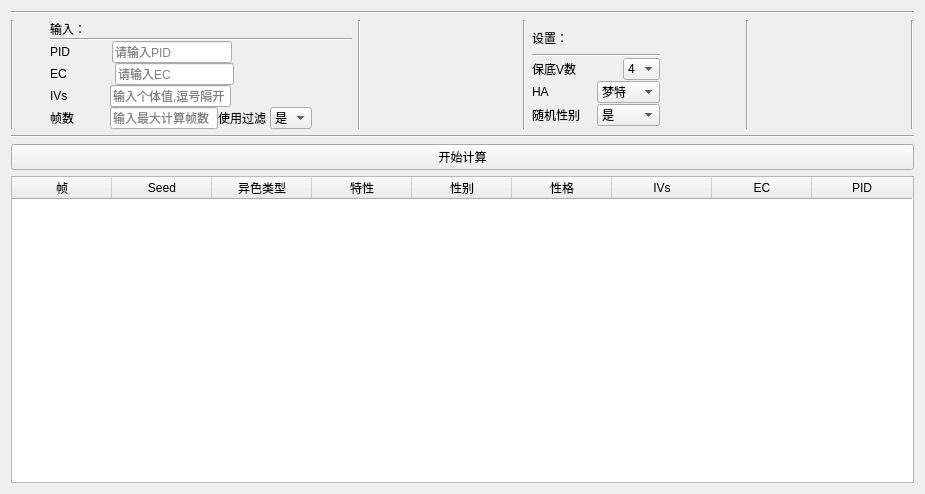
<?xml version="1.0" encoding="UTF-8"?>
<ui version="4.0">
 <class>Form</class>
 <widget class="QWidget" name="Form">
  <property name="geometry">
   <rect>
    <x>0</x>
    <y>0</y>
    <width>925</width>
    <height>494</height>
   </rect>
  </property>
  <property name="windowTitle">
   <string>宝可梦RNG工具v1.0</string>
  </property>
  <layout class="QVBoxLayout" name="verticalLayout_2">
   <item>
    <widget class="Line" name="line_5">
     <property name="orientation">
      <enum>Qt::Horizontal</enum>
     </property>
    </widget>
   </item>
   <item>
    <layout class="QVBoxLayout" name="verticalLayout">
     <item>
      <layout class="QHBoxLayout" name="settingLayout">
       <item>
        <widget class="Line" name="line_6">
         <property name="orientation">
          <enum>Qt::Vertical</enum>
         </property>
        </widget>
       </item>
       <item>
        <spacer name="horizontalSpacer_7">
         <property name="orientation">
          <enum>Qt::Horizontal</enum>
         </property>
         <property name="sizeType">
          <enum>QSizePolicy::Minimum</enum>
         </property>
         <property name="sizeHint" stdset="0">
          <size>
           <width>30</width>
           <height>20</height>
          </size>
         </property>
        </spacer>
       </item>
       <item>
        <layout class="QVBoxLayout" name="input_layer">
         <property name="spacing">
          <number>0</number>
         </property>
         <property name="leftMargin">
          <number>0</number>
         </property>
         <property name="topMargin">
          <number>0</number>
         </property>
         <property name="rightMargin">
          <number>0</number>
         </property>
         <item>
          <widget class="QLabel" name="input_label">
           <property name="text">
            <string>输入：</string>
           </property>
          </widget>
         </item>
         <item>
          <widget class="Line" name="line_8">
           <property name="sizePolicy">
            <sizepolicy hsizetype="Minimum" vsizetype="Fixed">
             <horstretch>3</horstretch>
             <verstretch>0</verstretch>
            </sizepolicy>
           </property>
           <property name="orientation">
            <enum>Qt::Horizontal</enum>
           </property>
          </widget>
         </item>
         <item>
          <layout class="QHBoxLayout" name="in_pid">
           <item>
            <widget class="QLabel" name="pid_label">
             <property name="text">
              <string>PID</string>
             </property>
            </widget>
           </item>
           <item>
            <spacer name="horizontalSpacer_2">
             <property name="orientation">
              <enum>Qt::Horizontal</enum>
             </property>
             <property name="sizeType">
              <enum>QSizePolicy::Minimum</enum>
             </property>
             <property name="sizeHint" stdset="0">
              <size>
               <width>42</width>
               <height>20</height>
              </size>
             </property>
            </spacer>
           </item>
           <item>
            <widget class="QLineEdit" name="pid_edit">
             <property name="placeholderText">
              <string>请输入PID</string>
             </property>
            </widget>
           </item>
           <item>
            <spacer name="horizontalSpacer_8">
             <property name="orientation">
              <enum>Qt::Horizontal</enum>
             </property>
             <property name="sizeHint" stdset="0">
              <size>
               <width>40</width>
               <height>20</height>
              </size>
             </property>
            </spacer>
           </item>
          </layout>
         </item>
         <item>
          <layout class="QHBoxLayout" name="in_ec">
           <item>
            <widget class="QLabel" name="ec_label">
             <property name="text">
              <string>EC</string>
             </property>
            </widget>
           </item>
           <item>
            <spacer name="horizontalSpacer_3">
             <property name="orientation">
              <enum>Qt::Horizontal</enum>
             </property>
             <property name="sizeType">
              <enum>QSizePolicy::Minimum</enum>
             </property>
             <property name="sizeHint" stdset="0">
              <size>
               <width>48</width>
               <height>20</height>
              </size>
             </property>
            </spacer>
           </item>
           <item>
            <widget class="QLineEdit" name="ec_edit">
             <property name="placeholderText">
              <string>请输入EC</string>
             </property>
            </widget>
           </item>
           <item>
            <spacer name="horizontalSpacer_9">
             <property name="orientation">
              <enum>Qt::Horizontal</enum>
             </property>
             <property name="sizeHint" stdset="0">
              <size>
               <width>40</width>
               <height>20</height>
              </size>
             </property>
            </spacer>
           </item>
          </layout>
         </item>
         <item>
          <layout class="QHBoxLayout" name="in_ivs">
           <item>
            <widget class="QLabel" name="ivs_label">
             <property name="text">
              <string>IVs</string>
             </property>
            </widget>
           </item>
           <item>
            <spacer name="horizontalSpacer_4">
             <property name="orientation">
              <enum>Qt::Horizontal</enum>
             </property>
             <property name="sizeType">
              <enum>QSizePolicy::Minimum</enum>
             </property>
             <property name="sizeHint" stdset="0">
              <size>
               <width>42</width>
               <height>20</height>
              </size>
             </property>
            </spacer>
           </item>
           <item>
            <widget class="QLineEdit" name="ivs_edit">
             <property name="placeholderText">
              <string>输入个体值,逗号隔开</string>
             </property>
            </widget>
           </item>
           <item>
            <spacer name="horizontalSpacer_10">
             <property name="orientation">
              <enum>Qt::Horizontal</enum>
             </property>
             <property name="sizeHint" stdset="0">
              <size>
               <width>40</width>
               <height>20</height>
              </size>
             </property>
            </spacer>
           </item>
          </layout>
         </item>
         <item>
          <layout class="QHBoxLayout" name="in_maxresultsandfilter">
           <item>
            <widget class="QLabel" name="maxresults_label">
             <property name="text">
              <string>帧数</string>
             </property>
            </widget>
           </item>
           <item>
            <spacer name="horizontalSpacer_5">
             <property name="orientation">
              <enum>Qt::Horizontal</enum>
             </property>
             <property name="sizeType">
              <enum>QSizePolicy::Minimum</enum>
             </property>
             <property name="sizeHint" stdset="0">
              <size>
               <width>36</width>
               <height>20</height>
              </size>
             </property>
            </spacer>
           </item>
           <item>
            <widget class="QLineEdit" name="maxresult_edit">
             <property name="placeholderText">
              <string>输入最大计算帧数</string>
             </property>
            </widget>
           </item>
           <item>
            <layout class="QHBoxLayout" name="usefilter">
             <item>
              <widget class="QLabel" name="filter_label">
               <property name="text">
                <string>使用过滤 </string>
               </property>
              </widget>
             </item>
             <item>
              <widget class="QComboBox" name="usefilter_box">
               <item>
                <property name="text">
                 <string>是</string>
                </property>
               </item>
               <item>
                <property name="text">
                 <string>否</string>
                </property>
               </item>
              </widget>
             </item>
             <item>
              <spacer name="horizontalSpacer_11">
               <property name="orientation">
                <enum>Qt::Horizontal</enum>
               </property>
               <property name="sizeHint" stdset="0">
                <size>
                 <width>40</width>
                 <height>20</height>
                </size>
               </property>
              </spacer>
             </item>
            </layout>
           </item>
          </layout>
         </item>
        </layout>
       </item>
       <item>
        <widget class="Line" name="line_2">
         <property name="orientation">
          <enum>Qt::Vertical</enum>
         </property>
        </widget>
       </item>
       <item>
        <spacer name="horizontalSpacer">
         <property name="orientation">
          <enum>Qt::Horizontal</enum>
         </property>
         <property name="sizeType">
          <enum>QSizePolicy::Expanding</enum>
         </property>
         <property name="sizeHint" stdset="0">
          <size>
           <width>40</width>
           <height>20</height>
          </size>
         </property>
        </spacer>
       </item>
       <item>
        <widget class="Line" name="line_3">
         <property name="orientation">
          <enum>Qt::Vertical</enum>
         </property>
        </widget>
       </item>
       <item>
        <layout class="QVBoxLayout" name="setting_layer">
         <property name="spacing">
          <number>1</number>
         </property>
         <property name="leftMargin">
          <number>0</number>
         </property>
         <property name="topMargin">
          <number>2</number>
         </property>
         <property name="rightMargin">
          <number>80</number>
         </property>
         <property name="bottomMargin">
          <number>3</number>
         </property>
         <item>
          <widget class="QLabel" name="setting_label">
           <property name="sizePolicy">
            <sizepolicy hsizetype="Preferred" vsizetype="Preferred">
             <horstretch>0</horstretch>
             <verstretch>0</verstretch>
            </sizepolicy>
           </property>
           <property name="text">
            <string>设置：</string>
           </property>
          </widget>
         </item>
         <item>
          <widget class="Line" name="line_9">
           <property name="orientation">
            <enum>Qt::Horizontal</enum>
           </property>
          </widget>
         </item>
         <item>
          <layout class="QHBoxLayout" name="flawlessiv">
           <item>
            <widget class="QLabel" name="flawlessiv_label">
             <property name="text">
              <string>保底V数</string>
             </property>
            </widget>
           </item>
           <item>
            <spacer name="horizontalSpacer_12">
             <property name="orientation">
              <enum>Qt::Horizontal</enum>
             </property>
             <property name="sizeHint" stdset="0">
              <size>
               <width>46</width>
               <height>20</height>
              </size>
             </property>
            </spacer>
           </item>
           <item>
            <widget class="QComboBox" name="flawlessiv_Box">
             <property name="enabled">
              <bool>true</bool>
             </property>
             <item>
              <property name="text">
               <string>4</string>
              </property>
             </item>
             <item>
              <property name="text">
               <string>5</string>
              </property>
             </item>
            </widget>
           </item>
          </layout>
         </item>
         <item>
          <layout class="QHBoxLayout" name="ha">
           <item>
            <widget class="QLabel" name="ha_label">
             <property name="text">
              <string>HA</string>
             </property>
            </widget>
           </item>
           <item>
            <widget class="QComboBox" name="ha_box">
             <item>
              <property name="text">
               <string>梦特</string>
              </property>
             </item>
             <item>
              <property name="text">
               <string>普特</string>
              </property>
             </item>
            </widget>
           </item>
          </layout>
         </item>
         <item>
          <layout class="QHBoxLayout" name="random_gender">
           <item>
            <widget class="QLabel" name="gender_label">
             <property name="text">
              <string>随机性别</string>
             </property>
            </widget>
           </item>
           <item>
            <widget class="QComboBox" name="gender_box">
             <item>
              <property name="text">
               <string>是</string>
              </property>
             </item>
             <item>
              <property name="text">
               <string>否</string>
              </property>
             </item>
            </widget>
           </item>
          </layout>
         </item>
        </layout>
       </item>
       <item>
        <widget class="Line" name="line_4">
         <property name="orientation">
          <enum>Qt::Vertical</enum>
         </property>
        </widget>
       </item>
       <item>
        <spacer name="horizontalSpacer_6">
         <property name="orientation">
          <enum>Qt::Horizontal</enum>
         </property>
         <property name="sizeHint" stdset="0">
          <size>
           <width>40</width>
           <height>20</height>
          </size>
         </property>
        </spacer>
       </item>
       <item>
        <widget class="Line" name="line_7">
         <property name="orientation">
          <enum>Qt::Vertical</enum>
         </property>
        </widget>
       </item>
      </layout>
     </item>
     <item>
      <widget class="Line" name="line">
       <property name="orientation">
        <enum>Qt::Horizontal</enum>
       </property>
      </widget>
     </item>
     <item>
      <layout class="QVBoxLayout" name="calc">
       <item>
        <widget class="QPushButton" name="calc_btn">
         <property name="text">
          <string>开始计算</string>
         </property>
        </widget>
       </item>
      </layout>
     </item>
     <item>
      <widget class="QTableWidget" name="showlayer">
       <column>
        <property name="text">
         <string>帧</string>
        </property>
       </column>
       <column>
        <property name="text">
         <string>Seed</string>
        </property>
       </column>
       <column>
        <property name="text">
         <string>异色类型</string>
        </property>
       </column>
       <column>
        <property name="text">
         <string>特性</string>
        </property>
       </column>
       <column>
        <property name="text">
         <string>性别</string>
        </property>
       </column>
       <column>
        <property name="text">
         <string>性格</string>
        </property>
       </column>
       <column>
        <property name="text">
         <string>IVs</string>
        </property>
       </column>
       <column>
        <property name="text">
         <string>EC</string>
        </property>
       </column>
       <column>
        <property name="text">
         <string>PID</string>
        </property>
       </column>
      </widget>
     </item>
    </layout>
   </item>
  </layout>
 </widget>
 <resources/>
 <connections/>
</ui>
